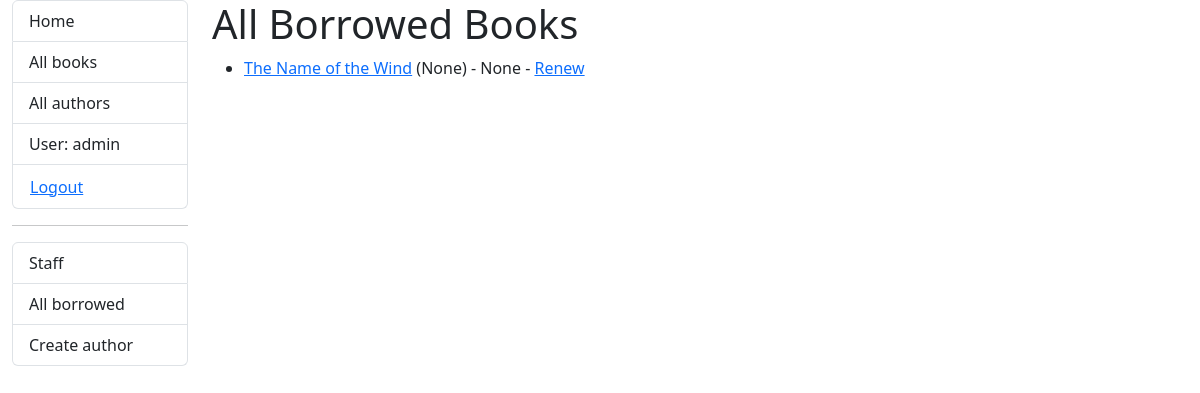
Page /catalog/borrowed/ (signed in) on the committed database.
### catalog/models.py (models this page shows, shortened)
class BookInstance(models.Model):
    id = models.UUIDField(primary_key=True, default=uuid.uuid4,
                          help_text="Unique ID for this particular book across whole library")
    book = models.ForeignKey('Book', on_delete=models.RESTRICT, null=True)
    imprint = models.CharField(max_length=200)
    due_back = models.DateField(null=True, blank=True)
    borrower = models.ForeignKey(settings.AUTH_USER_MODEL, on_delete=models.SET_NULL, null=True, blank=True)
    @property
    def is_overdue(self):
        return bool(self.due_back and date.today() > self.due_back)
    LOAN_STATUS = (
        ('m', 'Maintenance'),
        ('o', 'On loan'),
        ('a', 'Available'),
        ('r', 'Reserved'),
    )
    status = models.CharField(
        max_length=1,
        choices=LOAN_STATUS,
        blank=True,
        default='m',
        help_text='Book availability',
    )
    class Meta:
        ordering = ['due_back']

class Book(models.Model):
    title = models.CharField(max_length=200)
    author = models.ForeignKey('Author', on_delete=models.RESTRICT, null=True)
    summary = models.TextField(
        max_length=1000, help_text="Enter a brief description of the book")
    isbn = models.CharField('ISBN', max_length=13,
                            unique=True,
                            help_text='13 Character <a href="https://www.isbn-international.org/content/what-isbn'
                                      '">ISBN number</a>')
    genre = models.ManyToManyField(
        Genre, help_text="Select a genre for this book")
    language = models.ForeignKey(
        'Language', on_delete=models.SET_NULL, null=True)
    class Meta:
        ordering = ['title', 'author']
    def display_genre(self):
        """Creates a string for the Genre. This is required to display genre in Admin."""
        return ', '.join([genre.name for genre in self.genre.all()[:3]])
    display_genre.short_description = 'Genre'

### catalog/views.py (the view)
# urls.py: path('borrowed/', views.LoanedBooksAllListView.as_view(), name='all-borrowed'),  # Added for challenge
class LoanedBooksAllListView(PermissionRequiredMixin, generic.ListView):
    model = BookInstance
    permission_required = 'catalog.can_mark_returned'
    template_name = 'catalog/bookinstance_list_borrowed_all.html'
    paginate_by = 10
    def get_queryset(self):
        return BookInstance.objects.filter(status__exact='o').order_by('due_back')

### catalog/templates/catalog/bookinstance_list_borrowed_all.html
{% extends "base_generic.html" %}
{% block content %}
    <h1>All Borrowed Books</h1>
    {% if bookinstance_list %}
    <ul>
      {% for bookinst in bookinstance_list %}
      <li class="{% if bookinst.is_overdue %}text-danger{% endif %}">
        <a href="{% url 'book-detail' bookinst.book.pk %}">{{bookinst.book.title}}</a> ({{ bookinst.due_back }}) {% if user.is_staff %}- {{ bookinst.borrower }}{% endif %} {% if perms.catalog.can_mark_returned %}- <a href="{% url 'renew-book-librarian' bookinst.id %}">Renew</a>  {% endif %}
      </li>
      {% endfor %}
    </ul>
    {% else %}
      <p>There are no books borrowed.</p>
    {% endif %}
{% endblock %}

### catalog/templates/base_generic.html (shortened to what this page needs)
<!DOCTYPE html>
<html lang="en">
<head>
    <link
        href="https://cdn.jsdelivr.net/npm/bootstrap@5.3.3/dist/css/bootstrap.min.css"
        rel="stylesheet"
 />
    {% load static %}
    <link rel="stylesheet" href="{% static 'css/styles.css' %}" />
</head>
<body>
<div class="container-fluid">
    <div class="row">
        <div class="col-sm-2">
            {% block sidebar %}
            <ul class="list-group">
                <li class="list-group-item"><a href="{% url 'index' %}" class="nav-link">Home</a></li>
                <li class="list-group-item"><a href="{% url 'books' %}" class="nav-link">All books</a></li>
                <li class="list-group-item"><a href="" class="nav-link">All authors</a></li>
                {% if user.is_authenticated %}
                    <li class="list-group-item">User: {{ user.get_username }}</li>
                    <li class="list-group-item">
                        <form id="logout-form" method="post" action="{% url 'admin:logout' %}">
                            <button type="submit" class="btn btn-link">Logout</button>
                        </form>
                    </li>
                {% else %}
                    <li class="list-group-item"><a href="{% url 'login' %}?next={{ request.path }}" class="nav-link">Login</a></li>
                {% endif %}
            </ul>
            {% if user.is_staff %}
                <hr>
                <ul class="list-group">
                    <li class="list-group-item">Staff</li>
                    <li class="list-group-item"><a href="{% url 'all-borrowed' %}" class="nav-link">All borrowed</a></li>
                    {% if perms.catalog.add_author %}
                        <li class="list-group-item"><a href="{% url 'author-create' %}" class="nav-link">Create author</a></li>
                    {% endif %}
                </ul>
            {% endif %}
            {% endblock %}
        </div>
        <div class="col-sm-10">
            {% block content %}{% endblock %}
        </div>
    </div>
</div>
</body>
</html>

### catalog/static/css/styles.css (style rules this page uses)
#logout-form { display: inline; }
#logout-form button { padding: 0; margin: 0; }

### rows in the picture
BookInstance: book "The Name of the Wind", due_back "None", borrower "None"

### other values in the picture
{{ user.get_username }} "admin"
